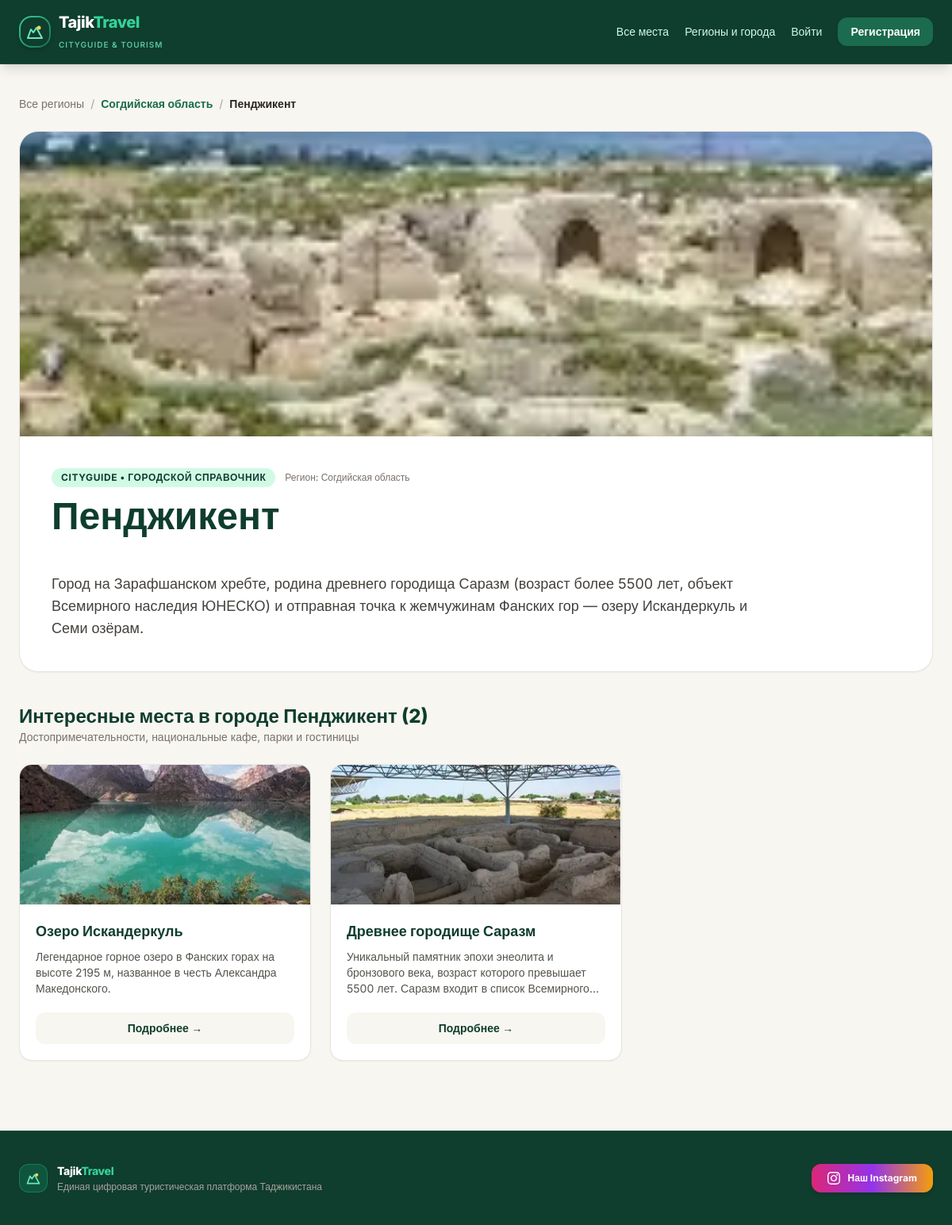
Page /cities/5/ on the committed database.
### locations/models.py (models this page shows, shortened)
class City(models.Model):
    region = models.ForeignKey(Region, on_delete=models.CASCADE, related_name='cities')
    name = models.CharField(max_length=150)
    description = models.TextField(blank=True)
    image = models.ImageField(upload_to='cities/', blank=True, null=True)

class Region(models.Model):
    name = models.CharField(max_length=150)
    description = models.TextField(blank=True)
    image = models.ImageField(upload_to='regions/', blank=True, null=True)

### places/models.py (models this page shows, shortened)
class Place(models.Model):
    author=models.ForeignKey(User,on_delete=models.SET_NULL,null=True,blank=True,related_name='added_places')
    city=models.ForeignKey(City,on_delete=models.CASCADE,related_name='places')
    categories=models.ManyToManyField(Category,related_name='places')
    title=models.CharField(max_length=255)
    description=models.TextField()
    address=models.CharField(max_length=255,blank=True)
    price_info=models.CharField(max_length=100,blank=True)
    image=models.ImageField(upload_to='places/',blank=True,null=True)
    map_url = models.URLField(max_length=500, blank=True)
    created_at=models.DateTimeField(auto_now_add=True)

### locations/views.py (the view)
# urls.py: path('cities/<int:pk>/', CityDetailView.as_view(), name='city_detail'),
class CityDetailView(DetailView):
    model = City
    template_name = 'locations/city_detail.html'
    context_object_name = 'city'
    def get_queryset(self):
        return City.objects.select_related('region')

### templates/locations/city_detail.html (shortened to what this page needs)
{% extends 'base.html' %}
{% block content %}
<div class="flex flex-wrap items-center gap-2 text-sm mb-6">
    <a href="{% url 'region_list' %}" class="text-stone-500 hover:text-[#0F3D2E] transition">Все регионы</a>
    <span class="text-stone-400">/</span>
    <a href="{% url 'region_detail' city.region.pk %}" class="text-[#1B6B4F] font-semibold hover:underline">{{ city.region.name }}</a>
    <span class="text-stone-400">/</span>
    <span class="text-stone-800 font-bold">{{ city.name }}</span>
</div>
<div class="bg-white rounded-3xl shadow-sm border border-stone-200 overflow-hidden mb-10">
    {% if city.image %}
        <img src="{{ city.image.url }}" alt="{{ city.name }}" class="w-full h-72 md:h-96 object-cover">
    {% endif %}
    <div class="p-8 md:p-10">
        <div class="flex flex-wrap items-center gap-3 mb-3">
            <span class="bg-emerald-100 text-[#0F3D2E] text-xs font-bold uppercase tracking-wider px-3 py-1 rounded-full">CityGuide • Городской справочник</span>
            <span class="text-xs text-stone-500 font-medium">Регион: {{ city.region.name }}</span>
        </div>
        <h1 class="text-3xl md:text-5xl font-extrabold text-[#0F3D2E] mb-5">{{ city.name }}</h1>
        <div class="prose max-w-4xl text-stone-700 text-base md:text-lg leading-relaxed whitespace-pre-line">
            {{ city.description }}
        </div>
    </div>
</div>
<div class="mb-6 flex justify-between items-center">
    <div>
        <h2 class="text-2xl font-extrabold text-[#0F3D2E]">Интересные места в городе {{ city.name }} ({{ city.places.count }})</h2>
        <p class="text-sm text-stone-500">Достопримечательности, национальные кафе, парки и гостиницы</p>
    </div>
</div>
{% if city.places.all %}
<div class="grid grid-cols-1 md:grid-cols-3 gap-6">
    {% for place in city.places.all %}
    <div class="bg-white rounded-2xl border border-stone-200 shadow-sm hover:shadow-lg transition overflow-hidden flex flex-col justify-between">
        <div>
            <div class="h-44 w-full bg-gradient-to-br from-[#0F3D2E] to-[#1B6B4F]">
                {% if place.image %}
                    <img src="{{ place.image.url }}" alt="{{ place.title }}" class="w-full h-full object-cover">
                {% else %}
                    <div class="w-full h-full flex items-center justify-center text-white/30 text-4xl font-bold">▲</div>
                {% endif %}
            </div>
            <div class="p-5">
                <h3 class="text-lg font-bold text-[#0F3D2E] mb-2">{{ place.title }}</h3>
                <p class="text-sm text-stone-600 line-clamp-3">{{ place.description }}</p>
            </div>
        </div>
        <div class="px-5 pb-5">
            <a href="{% url 'place_detail' place.pk %}" class="inline-block w-full text-center bg-[#F8F6F0] hover:bg-[#0F3D2E] text-[#0F3D2E] hover:text-white font-semibold text-sm py-2.5 rounded-xl transition">
                Подробнее →
            </a>
        </div>
    </div>
    {% endfor %}
</div>
{% endif %}
{% endblock %}

### templates/base.html (style rules this page uses)
body { font-family: 'Inter', sans-serif; }

### rows in the picture
City: region.name "Согдийская область", name "Пенджикент", image (picture), description "Город на Зарафшанском хребте, родина древнего городища Саразм (возраст более 5500 лет, объект Всемирного наследия ЮНЕСКО) и отправная точка к жемчужинам Фанских гор — озеру Искандеркуль и Семи озёрам.", places.count "2"
Place: image (picture), title "Озеро Искандеркуль", description "Легендарное горное озеро в Фанских горах на высоте 2195 м, названное в честь Александра Македонского."
Place: image (picture), title "Древнее городище Саразм", description "Уникальный памятник эпохи энеолита и бронзового века, возраст которого превышает 5500 лет. Саразм входит в список…"
